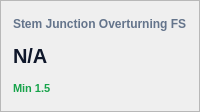
                                            <widget class="QFrame" name="card_kpi_ot_stem">
                                              <property name="frameShape">
                                                <enum>QFrame::StyledPanel</enum>
                                              </property>
                                              <property name="minimumSize">
                                                <size>
                                                  <width>160</width>
                                                  <height>112</height>
                                                </size>
                                              </property>
                                              <property name="styleSheet">
                                                <string>QFrame#card_kpi_ot_stem { background-color: #ffffff; border: 1px solid #e2e8f0; border-radius: 8px; }</string>
                                              </property>
                                              <layout class="QVBoxLayout" name="vbox_card_kpi_ot_stem">
                                                <property name="spacing">
                                                  <number>4</number>
                                                </property>
                                                <property name="leftMargin">
                                                  <number>12</number>
                                                </property>
                                                <property name="topMargin">
                                                  <number>10</number>
                                                </property>
                                                <property name="rightMargin">
                                                  <number>12</number>
                                                </property>
                                                <property name="bottomMargin">
                                                  <number>10</number>
                                                </property>
                                                <item>
                                                  <widget class="QLabel" name="lbl_title_card_kpi_ot_stem">
                                                    <property name="text">
                                                      <string>Stem Junction Overturning FS</string>
                                                    </property>
                                                    <property name="styleSheet">
                                                      <string>color: #64748b; font-size: 12px; font-weight: 600; border: none;</string>
                                                    </property>
                                                    <property name="minimumSize">
                                                      <size>
                                                        <width>0</width>
                                                        <height>20</height>
                                                      </size>
                                                    </property>
                                                  </widget>
                                                </item>
                                                <item>
                                                  <widget class="QLabel" name="lbl_kpi_ot_stem_val">
                                                    <property name="text">
                                                      <string>N/A</string>
                                                    </property>
                                                    <property name="styleSheet">
                                                      <string>color: #0f172a; font-size: 20px; font-weight: 700; border: none;</string>
                                                    </property>
                                                    <property name="minimumSize">
                                                      <size>
                                                        <width>0</width>
                                                        <height>32</height>
                                                      </size>
                                                    </property>
                                                  </widget>
                                                </item>
                                                <item>
                                                  <widget class="QLabel" name="lbl_kpi_ot_stem_delta">
                                                    <property name="text">
                                                      <string>Min 1.5</string>
                                                    </property>
                                                    <property name="styleSheet">
                                                      <string>color: #16a34a; font-size: 11px; font-weight: 600; border: none;</string>
                                                    </property>
                                                    <property name="minimumSize">
                                                      <size>
                                                        <width>0</width>
                                                        <height>20</height>
                                                      </size>
                                                    </property>
                                                  </widget>
                                                </item>
                                              </layout>
                                            </widget>
